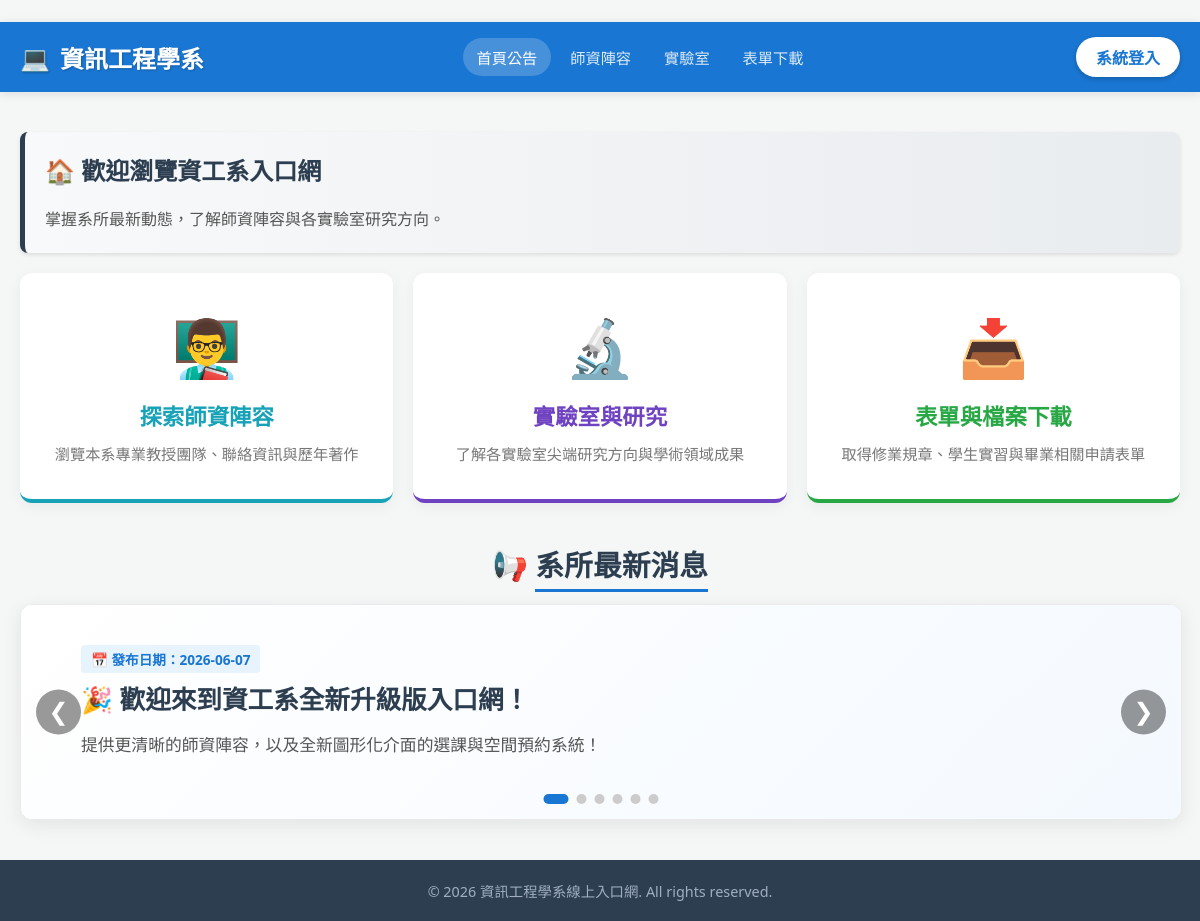
The page / on the database its author committed.
### tables this page shows
CREATE TABLE News (
    news_id INT AUTO_INCREMENT PRIMARY KEY,
    title VARCHAR(255) NOT NULL,
    content TEXT NOT NULL,
    image_path VARCHAR(255) DEFAULT NULL,
    sort_order INT DEFAULT 0 COMMENT '顯示順序(數字越小越前面)',
    created_at TIMESTAMP DEFAULT CURRENT_TIMESTAMP
);

### modules/public/home.php (the view, shortened to what this page needs)
<?php
$current_role = isset($_SESSION['role']) ? $_SESSION['role'] : 'Guest';
$is_teacher = ($current_role == 'Teacher');
$is_frontend_user = ($current_role == 'Student' || $current_role == 'Guest');
$query_sql = "SELECT * FROM News ORDER BY created_at DESC";
$check_col = $conn->query("SHOW COLUMNS FROM News LIKE 'sort_order'");
if ($check_col && $check_col->num_rows > 0) {
    $query_sql = "SELECT * FROM News ORDER BY sort_order ASC, created_at DESC";
}
$news_result = $conn->query($query_sql);
$news_array = [];
if ($news_result && $news_result->num_rows > 0) {
    while ($row = $news_result->fetch_assoc()) $news_array[] = $row;
}
?>
<div class="card" style="background: linear-gradient(to right, #f8f9fa, #e9ecef); border-left: 5px solid #2c3e50;">
    <h2 style='color: #2c3e50; margin-top:0;'>🏠 歡迎瀏覽資工系入口網</h2>
    <p style='color: #555; line-height: 1.6; margin-bottom:0;'>掌握系所最新動態，了解師資陣容與各實驗室研究方向。</p>
</div>
<?php if ($is_frontend_user): ?>
<div style="display: grid; grid-template-columns: repeat(auto-fit, minmax(280px, 1fr)); gap: 20px; margin-bottom: 30px; margin-top: 20px;">
    <a href="index.php?page=faculty" style="display: flex; flex-direction: column; align-items: center; justify-content: center; background: #fff; padding: 35px 20px; border-radius: 12px; text-decoration: none; color: #333; box-shadow: 0 4px 15px rgba(0,0,0,0.05); border-bottom: 4px solid #17a2b8; transition: transform 0.2s, box-shadow 0.2s;" onmouseover="this.style.transform='translateY(-5px)'; this.style.boxShadow='0 8px 25px rgba(0,0,0,0.1)';" onmouseout="this.style.transform='translateY(0)'; this.style.boxShadow='0 4px 15px rgba(0,0,0,0.05)';">
        <div style="font-size: 3.5em; margin-bottom: 15px;">👨‍🏫</div>
        <h3 style="margin: 0 0 10px 0; color: #17a2b8; font-size: 1.4em;">探索師資陣容</h3>
        <p style="margin: 0; color: #777; font-size: 0.95em; text-align: center;">瀏覽本系專業教授團隊、聯絡資訊與歷年著作</p>
    </a>
    <a href="index.php?page=labs" style="display: flex; flex-direction: column; align-items: center; justify-content: center; background: #fff; padding: 35px 20px; border-radius: 12px; text-decoration: none; color: #333; box-shadow: 0 4px 15px rgba(0,0,0,0.05); border-bottom: 4px solid #6f42c1; transition: transform 0.2s, box-shadow 0.2s;" onmouseover="this.style.transform='translateY(-5px)'; this.style.boxShadow='0 8px 25px rgba(0,0,0,0.1)';" onmouseout="this.style.transform='translateY(0)'; this.style.boxShadow='0 4px 15px rgba(0,0,0,0.05)';">
        <div style="font-size: 3.5em; margin-bottom: 15px;">🔬</div>
        <h3 style="margin: 0 0 10px 0; color: #6f42c1; font-size: 1.4em;">實驗室與研究</h3>
        <p style="margin: 0; color: #777; font-size: 0.95em; text-align: center;">了解各實驗室尖端研究方向與學術領域成果</p>
    </a>
    <a href="index.php?page=downloads" style="display: flex; flex-direction: column; align-items: center; justify-content: center; background: #fff; padding: 35px 20px; border-radius: 12px; text-decoration: none; color: #333; box-shadow: 0 4px 15px rgba(0,0,0,0.05); border-bottom: 4px solid #28a745; transition: transform 0.2s, box-shadow 0.2s;" onmouseover="this.style.transform='translateY(-5px)'; this.style.boxShadow='0 8px 25px rgba(0,0,0,0.1)';" onmouseout="this.style.transform='translateY(0)'; this.style.boxShadow='0 4px 15px rgba(0,0,0,0.05)';">
        <div style="font-size: 3.5em; margin-bottom: 15px;">📥</div>
        <h3 style="margin: 0 0 10px 0; color: #28a745; font-size: 1.4em;">表單與檔案下載</h3>
        <p style="margin: 0; color: #777; font-size: 0.95em; text-align: center;">取得修業規章、學生實習與畢業相關申請表單</p>
    </a>
</div>
<?php endif; ?>
<div style="margin-top: 40px;">
    <?php
    if (empty($news_array)) {
        echo "<h3 style='color: #2c3e50; border-bottom: 2px solid #343a40; padding-bottom: 10px;'>📰 系所最新消息</h3>";
        echo "<div style='background:#f8f9fa; padding:40px; text-align:center; color:#999; border-radius:8px; border:1px dashed #ccc;'>目前尚無最新消息發布。</div>";
    } else {
        if ($is_frontend_user || $is_teacher) {
            echo "<h3 style='color: #2c3e50; margin-bottom: 20px; font-size:1.8em; text-align:center;'>📢 <span style='border-bottom: 3px solid #1976d2; padding-bottom:5px;'>系所最新消息</span></h3>";
            ?>
            <div class='news-carousel' id='newsCarousel'>
                <div class='carousel-inner' id='carouselInner'>
                <?php
                foreach ($news_array as $news) {
                    $date = date('Y-m-d', strtotime($news['created_at']));
                    echo "<div class='carousel-item'>";
                    echo "  <div style='display: flex; flex-wrap: wrap; gap: 30px; align-items: center;'>";
                    echo "    <div style='flex: 1 1 300px;'>";
                    echo "      <span style='display: inline-block; background: #e8f4fd; color: #1976d2; padding: 4px 10px; border-radius: 4px; font-size: 0.85em; font-weight: bold; margin-bottom: 10px;'>📅 發布日期：{$date}</span>";
                    echo "      <h2 style='margin: 0 0 15px 0; color: #2c3e50; font-size: 1.6em; line-height: 1.3;'>" . htmlspecialchars($news['title']) . "</h2>";
                    echo "      <div class='news-scroll-content'>" . htmlspecialchars($news['content']) . "</div>";
                    echo "    </div>";
                    echo "  </div>";
                    echo "</div>";
                }
                ?>
                </div>
                <?php
                $slide_count = count($news_array);
                if ($slide_count > 1) {
                    echo "<button type='button' class='carousel-control prev' id='btnPrev'>❮</button>";
                    echo "<button type='button' class='carousel-control next' id='btnNext'>❯</button>";
                    echo "<div class='carousel-indicators'>";
                    for ($i = 0; $i < $slide_count; $i++) {
                        echo "<div class='carousel-dot' data-index='{$i}'></div>";
                    }
                    echo "</div>";
                }
                ?>
            </div>
            <?php
        }
    }
    ?>
</div>

### assets/css/style.css (style rules this page uses)
.card { background: #fff; border-radius: 8px; padding: 20px; box-shadow: 0 2px 4px rgba(0,0,0,0.1); margin-bottom: 20px; }
.card h2 { margin-top: 0; color: #2c3e50; }
button, .btn { padding: 8px 16px; background: #007bff; color: white; border: none; border-radius: 4px; cursor: pointer; text-decoration: none; display: inline-block; transition: all 0.3s ease; font-weight: 500; }

### index.php (style rules this page uses)
html, body { margin: 0 !important; padding: 0 !important; background-color: #f4f7f6; font-family: 'Segoe UI', Tahoma, Geneva, Verdana, sans-serif; display: flex; flex-direction: column; min-height: 100vh; }

### modules/public/home.php (style rules this page uses)
.news-carousel { position: relative; width: 100%; overflow: hidden; border-radius: 12px; box-shadow: 0 5px 20px rgba(0,0,0,0.08); background: #fff; border: 1px solid #eaeaea; }
.carousel-inner { display: flex; transition: transform 0.6s cubic-bezier(0.25, 0.8, 0.25, 1); }
.carousel-item { min-width: 100%; padding: 40px 60px 60px 60px; box-sizing: border-box; display: flex; flex-direction: column; justify-content: center; background: linear-gradient(135deg, #ffffff 0%, #f4f9ff 100%); }
.carousel-control { position: absolute; top: 50%; transform: translateY(-50%); background: rgba(0,0,0,0.4); color: #fff; border: none; width: 45px; height: 45px; border-radius: 50%; cursor: pointer; font-size: 1.5em; display: flex; align-items: center; justify-content: center; transition: 0.3s; z-index: 999; pointer-events: auto; }
.carousel-control.prev { left: 15px; }
.carousel-control.next { right: 15px; }
.carousel-indicators { position: absolute; bottom: 15px; left: 50%; transform: translateX(-50%); display: flex; gap: 8px; z-index: 999; pointer-events: auto; }
.carousel-dot { width: 10px; height: 10px; background: #ccc; border-radius: 50%; cursor: pointer; transition: 0.3s; }
.carousel-dot.active { background: #1976d2; width: 25px; border-radius: 5px; }
.news-scroll-content { max-height: 180px; overflow-y: auto; padding-right: 15px; color: #555; line-height: 1.7; font-size: 1.05em; white-space: pre-wrap; }

### rows shown on the page
news: created_at "2026-06-07", title "🎉 歡迎來到資工系全新升級版入口網！", content "提供更清晰的師資陣容，以及全新圖形化介面的選課與空間預約系統！"
